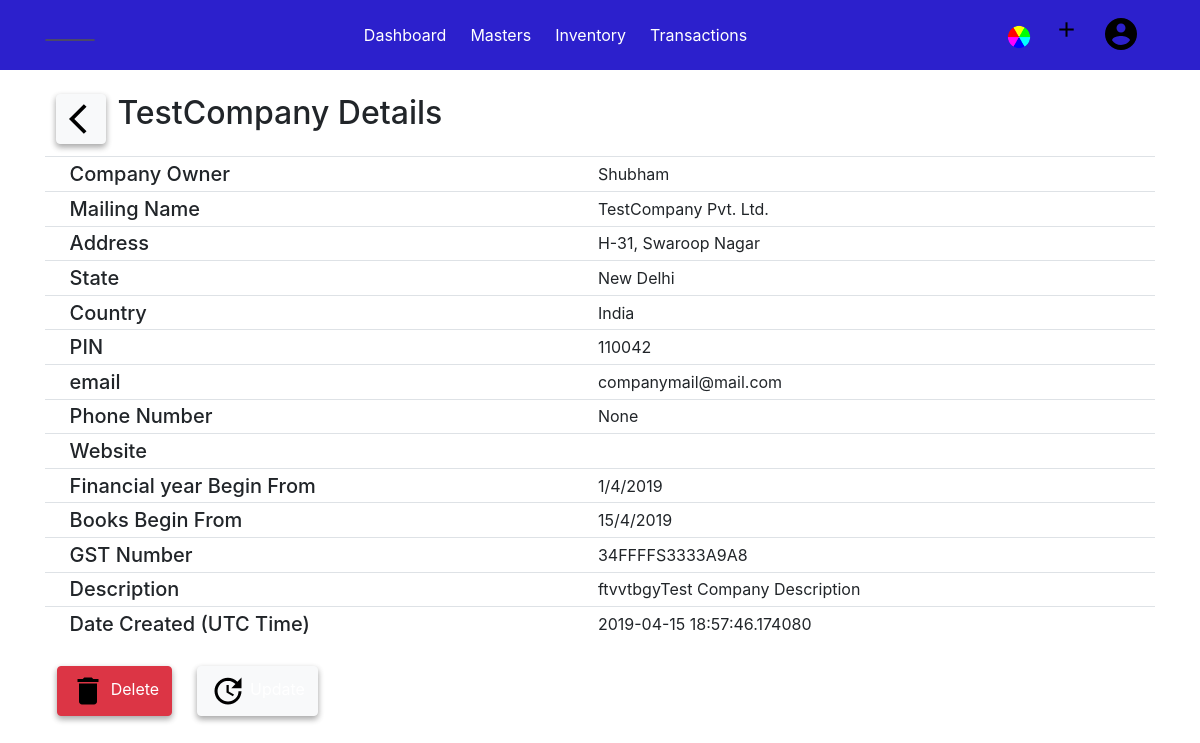
/company/details/1 (signed in), run on an earlier commit of the app's database.
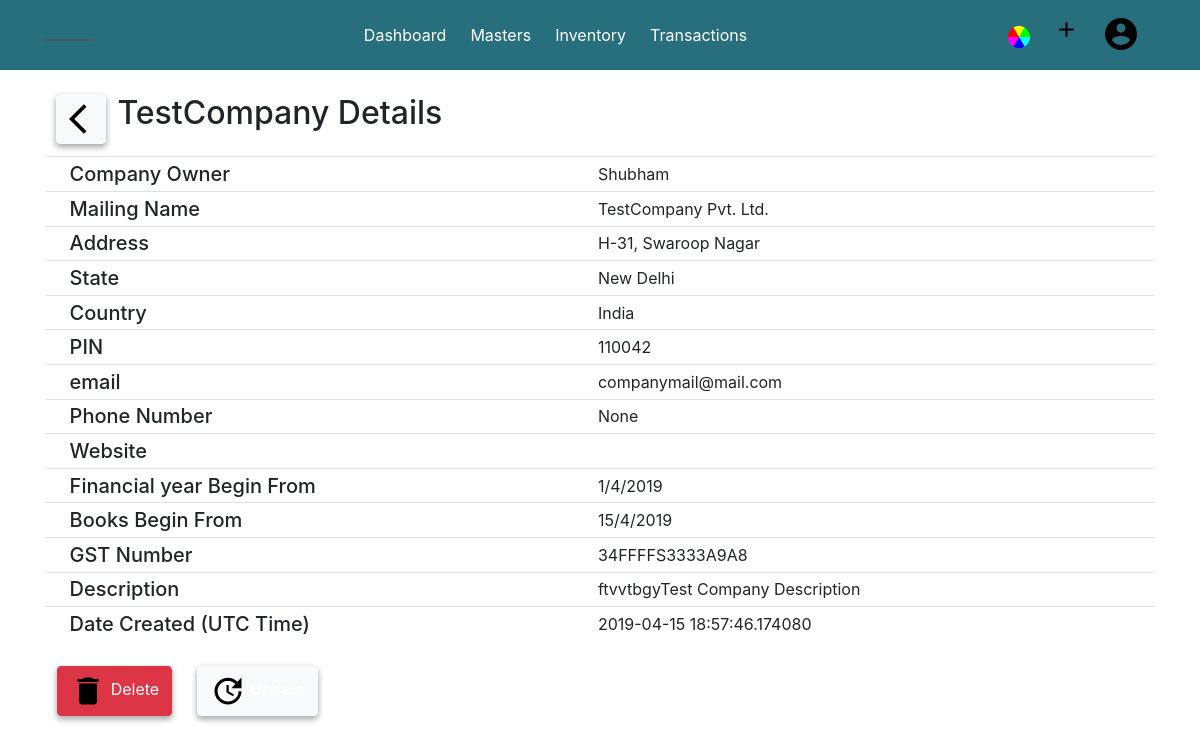
And on a later commit of the database.
### acsystem/company/routes.py (the view)
@company.route('/company/details/<int:compid>', methods=['GET','POST'])
@login_required
def showcompany(compid):
    company = Company.query.get_or_404(compid)
    if company.owner != current_user:
        abort(403)
    return render_template('companytemplate/companydetail.html', title=company.companyname, company = company)

### acsystem/models.py (called while the page is built)
@login_manager.user_loader
def load_user(user_id):
    return User.query.get(int(user_id))

### acsystem/templates/companytemplate/companydetail.html (shortened to what this page needs)
{% extends "layout.html"%}
{% block content %}
<div class="container mt-4">
    <button style="width:50px;" class=" btn btn-light float-left" onclick="window.history.back()">
        <img src="{{ url_for('static', filename='images/back.png') }}" alt="Back" />
    </button>
    <h2 class="mb-4">{{ company.companyname }} Details</h2>
    <table class="table table-sm">
        <tbody>
            <tr>
                <td>&Tab;</td>
                <td class="h5">Company Owner</td>
                <td>{{company.owner.first}}</td>
            </tr>
            <tr>
                <td>&Tab;</td>
                <td class="h5">Mailing Name</td>
                <td>{{company.mailingname}}</td>
            </tr>
            <tr>
                <td>&Tab;</td>
                <td class="h5"> Address</td>
                <td>{{company.address}}</td>
            </tr>
            <tr>
                <td>&Tab;</td>
                <td class="h5"> State</td>
                <td>{{company.state}}</td>
            </tr>
            <tr>
                <td>&Tab;</td>
                <td class="h5">Country </td>
                <td>{{company.country}}</td>
            </tr>
            <tr>
                <td>&Tab;</td>
                <td class="h5"> PIN</td>
                <td>{{company.pin}}</td>
            </tr>
            <tr>
                <td>&Tab;</td>
                <td class="h5">email </td>
                <td>{{company.email}}</td>
            </tr>
            <tr>
                <td>&Tab;</td>
                <td class="h5"> Phone Number</td>
                <td>{{company.phoneno}}</td>
            </tr>
            <tr>
                <td>&Tab;</td>
                <td class="h5"> Website</td>
                <td>{{company.website}}</td>
            </tr>
            <tr>
                <td>&Tab;</td>
                <td class="h5"> Financial year Begin From</td>
                <td>{{company.financialyear.day}}/{{company.financialyear.month}}/{{company.financialyear.year}}</td>
            </tr>
            <tr>
                <td>&Tab;</td>
                <td class="h5"> Books Begin From</td>
                <td>{{company.booksbegin.day}}/{{company.booksbegin.month}}/{{company.booksbegin.year }}</td>
            </tr>
            <tr>
                <td>&Tab;</td>
                <td class="h5"> GST Number</td>
                <td>{{company.gstno}}</td>
            </tr>
            <tr>
                <td>&Tab;</td>
                <td class="h5"> Description</td>
                <td>{{company.description}}</td>
            </tr>
            <tr>
                <td>&Tab;</td>
                <td class="h5"> Date Created (UTC Time)</td>
                <td>{{company.datecreated}}</td>
            </tr>
        </tbody>
    </table>
    <table class="mt-4">
        <tbody>
            <tr>
                <td>
                    <button type="button" class="btn btn-danger" data-toggle="modal" data-target="#deletecompany">
                        <img src="{{ url_for('static',filename='images/delete.png') }}" alt="Delete"> Delete
                    </button>
                </td>
                <td>
                    <a type="button" class="btn btn-light" href="{{ url_for('company.updatecompany', compid=company.id) }}"><img
                            src="{{ url_for('static',filename='images/update.png') }}" alt="Delete"> Update
                    </a>
                </td>
            </tr>
        </tbody>
    </table>
</div>
{% endblock content %}

What changed in the data, as far as the page shows it:
changed User "Shubham": barcolor "#2c20cc" → "#276f7c" (drawn)
